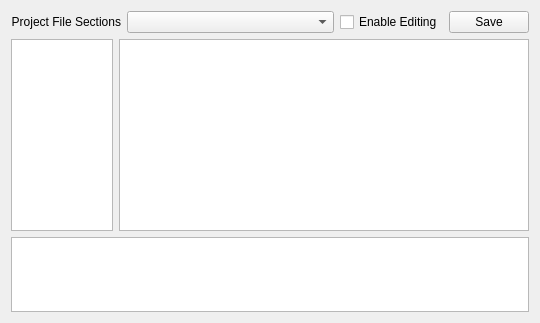
        <widget class="QWidget" name="tab_ProjFile">
         <attribute name="title">
          <string>Project</string>
         </attribute>
         <layout class="QVBoxLayout" name="verticalLayout_17">
          <item>
           <layout class="QHBoxLayout" name="horizontalLayout_19">
            <item>
             <widget class="QLabel" name="label_23">
              <property name="sizePolicy">
               <sizepolicy hsizetype="Preferred" vsizetype="Preferred">
                <horstretch>1</horstretch>
                <verstretch>0</verstretch>
               </sizepolicy>
              </property>
              <property name="frameShadow">
               <enum>QFrame::Raised</enum>
              </property>
              <property name="text">
               <string>Project File Sections</string>
              </property>
              <property name="alignment">
               <set>Qt::AlignRight|Qt::AlignTrailing|Qt::AlignVCenter</set>
              </property>
             </widget>
            </item>
            <item>
             <widget class="QComboBox" name="projFileSections">
              <property name="sizePolicy">
               <sizepolicy hsizetype="Preferred" vsizetype="Fixed">
                <horstretch>7</horstretch>
                <verstretch>0</verstretch>
               </sizepolicy>
              </property>
             </widget>
            </item>
            <item>
             <widget class="QCheckBox" name="enableProjEdit">
              <property name="text">
               <string>Enable Editing</string>
              </property>
             </widget>
            </item>
            <item>
             <widget class="QPushButton" name="saveConfig">
              <property name="text">
               <string>Save</string>
              </property>
             </widget>
            </item>
           </layout>
          </item>
          <item>
           <layout class="QHBoxLayout" name="horizontalLayout_20">
            <item>
             <widget class="QListWidget" name="pfSections">
              <property name="sizePolicy">
               <sizepolicy hsizetype="Preferred" vsizetype="Preferred">
                <horstretch>2</horstretch>
                <verstretch>0</verstretch>
               </sizepolicy>
              </property>
             </widget>
            </item>
            <item>
             <widget class="QTextEdit" name="pfText">
              <property name="sizePolicy">
               <sizepolicy hsizetype="Preferred" vsizetype="Preferred">
                <horstretch>8</horstretch>
                <verstretch>0</verstretch>
               </sizepolicy>
              </property>
              <property name="font">
               <font>
                <family>Courier New</family>
                <pointsize>9</pointsize>
               </font>
              </property>
              <property name="readOnly">
               <bool>true</bool>
              </property>
             </widget>
            </item>
           </layout>
          </item>
          <item>
           <widget class="QTextEdit" name="sectionTip">
            <property name="sizePolicy">
             <sizepolicy hsizetype="Preferred" vsizetype="Maximum">
              <horstretch>0</horstretch>
              <verstretch>0</verstretch>
             </sizepolicy>
            </property>
            <property name="maximumSize">
             <size>
              <width>16777215</width>
              <height>75</height>
             </size>
            </property>
            <property name="textInteractionFlags">
             <set>Qt::TextSelectableByKeyboard|Qt::TextSelectableByMouse</set>
            </property>
           </widget>
          </item>
         </layout>
        </widget>
